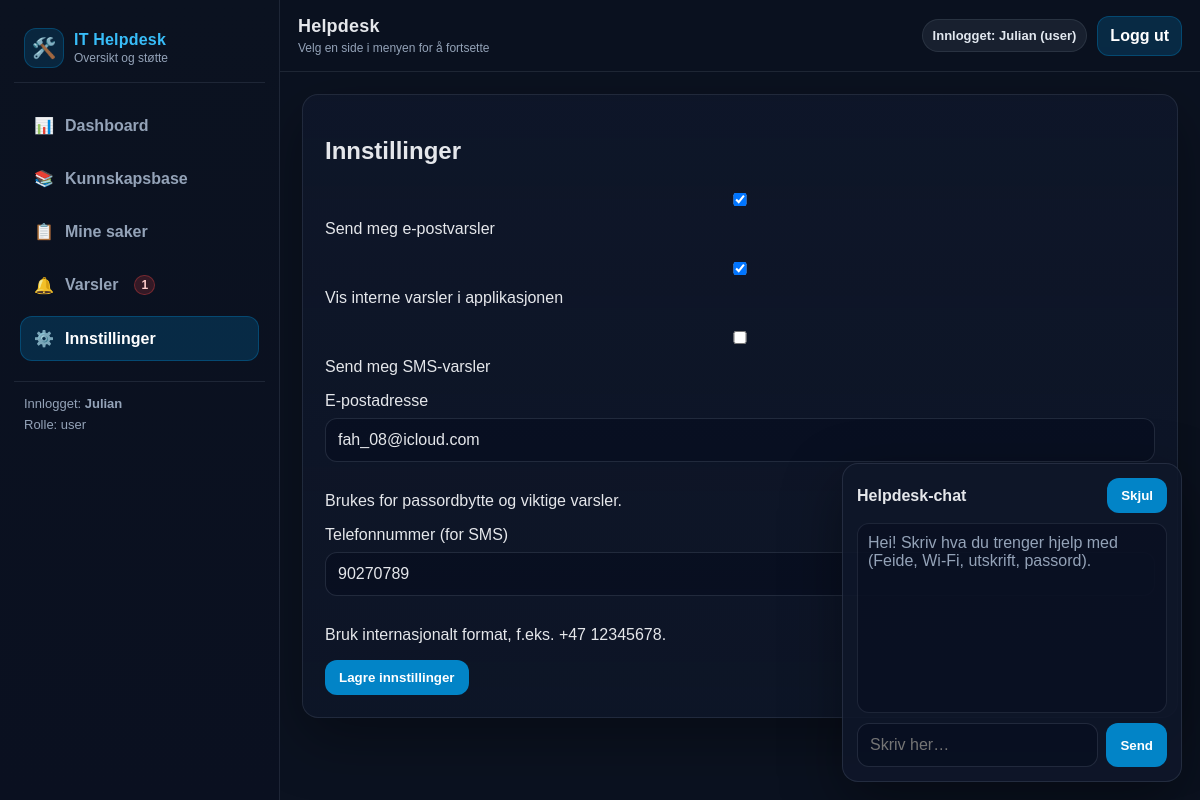
The app's page /settings (signed in), older data.
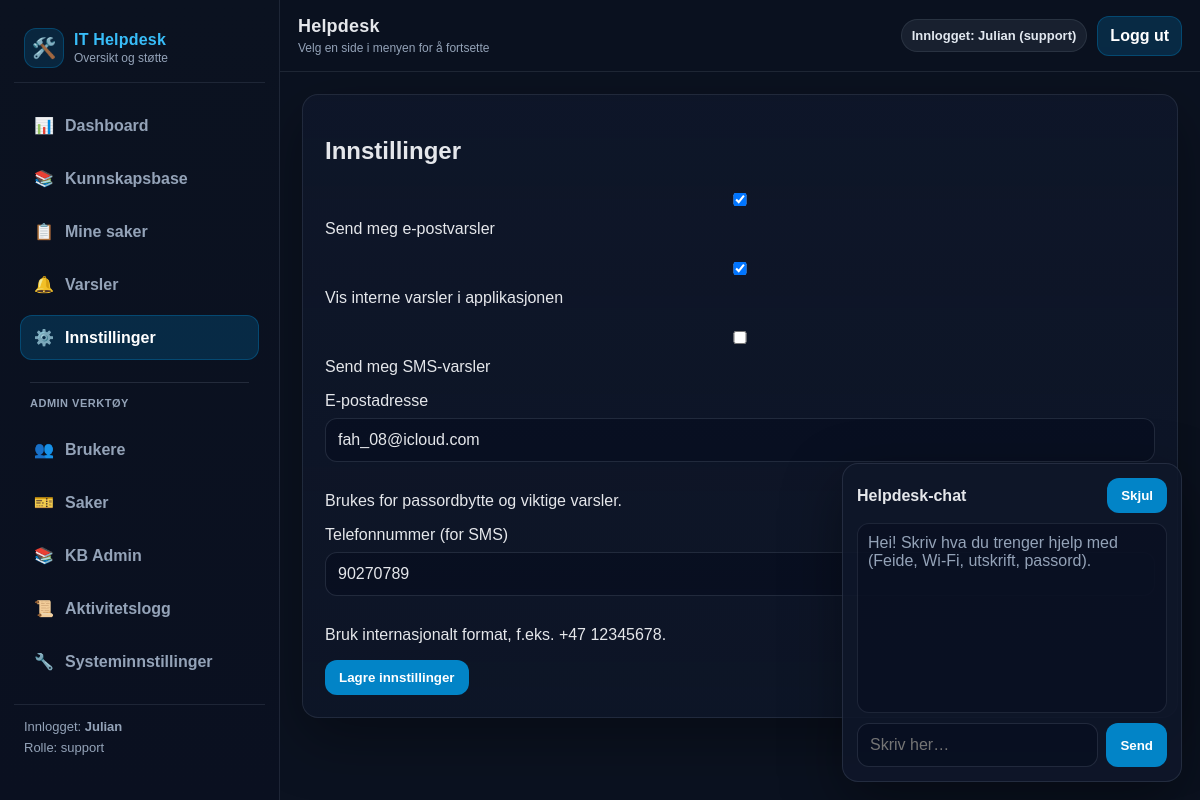
The same page, newer data.
### tables this page shows
CREATE TABLE users (
            id INTEGER PRIMARY KEY AUTOINCREMENT,
            username TEXT NOT NULL UNIQUE,
            pw_hash TEXT NOT NULL,
            role TEXT NOT NULL DEFAULT 'user',
            email TEXT,
            phone TEXT,
            created_at TEXT NOT NULL DEFAULT (datetime('now')),
            last_login TEXT,
            notify_email INTEGER NOT NULL DEFAULT 1,
            notify_inapp INTEGER NOT NULL DEFAULT 1,
            notify_sms INTEGER NOT NULL DEFAULT 0
        );

### routes.py (the view, shortened to what this page needs)
@bp.route("/settings", methods=["GET", "POST"])
def settings():
    user = current_user()
    if not user:
        return redirect(url_for("main.login"))
    u = get_user(user) or {}
    return render_template("settings.html", preferences=u)

### __init__.py (called while the page is built)
def create_app():
    app = Flask(__name__)
    app.config.from_object(Config)
    init_mail(app)
    @app.after_request
    def set_security_headers(response):
        response.headers['X-Content-Type-Options'] = 'nosniff'
        response.headers['X-Frame-Options'] = 'DENY'
        response.headers['X-XSS-Protection'] = '1; mode=block'
        return response
    from .routes import bp
    app.register_blueprint(bp)
    return app

### db.py (called while the page is built)
def count_notifications(user: str) -> int:
    conn = _conn()
    cur = conn.cursor()
    cur.execute("SELECT COUNT(*) AS c FROM notifications WHERE user = ? AND read = 0", (user,))
    row = cur.fetchone()
    conn.close()
    return int(row["c"]) if row else 0

def _conn() -> sqlite3.Connection:
    DB_PATH.parent.mkdir(parents=True, exist_ok=True)
    conn = sqlite3.connect(DB_PATH)
    conn.row_factory = sqlite3.Row
    return conn

### routes.py (called while the page is built)
def current_user():
    return session.get("user")

@bp.before_app_request
def ensure_db():
    try:
        init_db()
    except Exception as e:
        logger.error(f"Database initialization failed: {e}")

### templates/settings.html
{% extends "base.html" %}
{% block content %}
<div class="card">
  <h2>Innstillinger</h2>
  <form method="post">
    <p>
      <label>
        <input type="checkbox" name="notify_email" value="1"
               {% if preferences.notify_email %}checked{% endif %}>
        Send meg e-postvarsler
      </label>
    </p>
    <p>
      <label>
        <input type="checkbox" name="notify_inapp" value="1"
               {% if preferences.notify_inapp %}checked{% endif %}>
        Vis interne varsler i applikasjonen
      </label>
    </p>
    <p>
      <label>
        <input type="checkbox" name="notify_sms" value="1"
               {% if preferences.notify_sms %}checked{% endif %}>
        Send meg SMS-varsler
      </label>
    </p>
    <p>
      <label for="email">E-postadresse</label>
      <input
        id="email"
        name="email"
        type="email"
        placeholder="din.email@eksempel.no"
        value="{{ preferences.email or '' }}"
      />
      <div class="help">Brukes for passordbytte og viktige varsler.</div>
    </p>
    <p>
      <label for="phone">Telefonnummer (for SMS)</label>
      <input
        id="phone"
        name="phone"
        type="tel"
        placeholder="+47XXXXXXXX"
        value="{{ preferences.phone or '' }}"
      />
      <div class="help">Bruk internasjonalt format, f.eks. +47 12345678.</div>
    </p>
    <button type="submit">Lagre innstillinger</button>
  </form>
</div>
{% endblock %}

### templates/base.html (shortened to what the changed rows need)
<!doctype html>
<html lang="no">
  <head>
    <link rel="stylesheet" href="{{ url_for('static', filename='css/app.css') }}">
  </head>
  <body>
    {% set ep = request.endpoint or "" %}
    <div class="app">
      <aside class="sidebar">
        <nav class="nav">
          <a href="{{ url_for('main.dashboard') }}" class="{% if ep == 'main.dashboard' %}active{% endif %}">
            <span class="icon">📊</span> Dashboard
          </a>
          <a href="{{ url_for('main.kb') }}" class="{% if ep == 'main.kb' %}active{% endif %}">
            <span class="icon">📚</span> Kunnskapsbase
          </a>
          <a href="{{ url_for('main.tickets') }}" class="{% if ep == 'main.tickets' %}active{% endif %}">
            <span class="icon">📋</span> Mine saker
          </a>
          <a href="{{ url_for('main.notifications_page') }}" class="{% if ep == 'main.notifications_page' %}active{% endif %}">
            <span class="icon">🔔</span> Varsler
            {% if notif_count and notif_count > 0 %}
              <span class="badge">{{ notif_count }}</span>
            {% endif %}
          </a>
          <a href="{{ url_for('main.settings') }}" class="{% if ep == 'main.settings' %}active{% endif %}">
            <span class="icon">⚙️</span> Innstillinger
          </a>
          {% if session.get("role") == "support" %}
            <div style="margin:14px 10px 10px; padding-top:14px; border-top:1px solid rgba(148,163,184,.18); color:#94a3b8; font-size:11px; font-weight:900; letter-spacing:.5px;">
              ADMIN VERKTØY
            </div>
            <a href="{{ url_for('main.admin_users') }}" class="{% if ep == 'main.admin_users' %}active{% endif %}">
              <span class="icon">👥</span> Brukere
            </a>
            <a href="{{ url_for('main.admin_tickets') }}" class="{% if ep == 'main.admin_tickets' %}active{% endif %}">
              <span class="icon">🎫</span> Saker
            </a>
            <a href="{{ url_for('main.admin_kb') }}" class="{% if ep == 'main.admin_kb' %}active{% endif %}">
              <span class="icon">📚</span> KB Admin
            </a>
            <a href="{{ url_for('main.activity_log') }}" class="{% if ep == 'main.activity_log' %}active{% endif %}">
              <span class="icon">📜</span> Aktivitetslogg
            </a>
            <a href="{{ url_for('main.admin_settings') }}" class="{% if ep == 'main.admin_settings' %}active{% endif %}">
              <span class="icon">🔧</span> Systeminnstillinger
            </a>
          {% endif %}
        </nav>
        <div class="sidebar-footer">
          {% if session.get("user") %}
            Innlogget: <strong>{{ session.get("user") }}</strong>
            <div style="margin-top:6px; color:var(--muted);">
              Rolle: {{ session.get("role") }}
            </div>
          {% else %}
            Ikke innlogget
          {% endif %}
        </div>
      </aside>
      <div class="main">
        <header class="topbar">
          <div class="topbar-right">
            {% if session.get("user") %}
              <span class="pill">Innlogget: {{ session.get("user") }} ({{ session.get("role") }})</span>
              <a class="btn" href="{{ url_for('main.logout') }}">Logg ut</a>
            {% endif %}
          </div>
        </header>
        <main class="page">
          <div class="content-wrap">
            {% block content %}{% endblock %}
          </div>
        </main>
      </div>
    </div>
  </body>
</html>

Row changes from the older to the newer data that the page shows:
changed users "Julian": get "user" → "support"
Text that changed along with them:
{{ notif_count }}: "1" → (not shown)
text now shown: "ADMIN VERKTØY 👥 Brukere 🎫 Saker 📚 KB Admin 📜 Aktivitetslogg 🔧 Systeminnstillinger"
